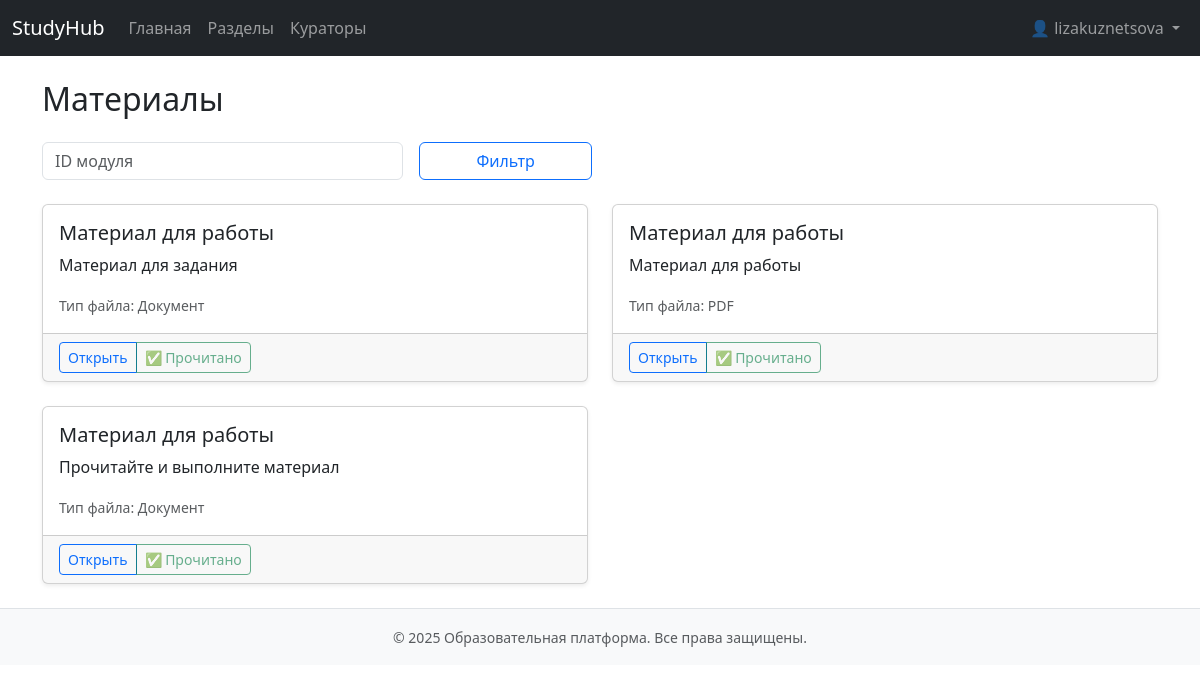
The app's page /materials/ (signed in) with its own data.
### app/models.py (models this page shows, shortened)
class Users(AbstractBaseUser, PermissionsMixin):
    first_name = models.CharField(max_length=100, verbose_name="Имя", blank=True)
    last_name = models.CharField(max_length=100, verbose_name="Фамилия", blank=True)
    middle_name = models.CharField(max_length=100, verbose_name="Отчество", blank=True)
    username = models.CharField(max_length=150, unique=True)
    password = models.CharField(max_length=255)
    is_active = models.BooleanField(default=True)
    is_staff = models.BooleanField(default=False)
    is_superuser = models.BooleanField(default=False)
    last_login = models.DateTimeField(null=True, blank=True)
    date_joined = models.DateTimeField(auto_now_add=True)
    createdat = models.DateTimeField(auto_now_add=True)
    groups = models.ManyToManyField(Group, related_name='customuser_set', blank=True)
    user_permissions = models.ManyToManyField(Permission, related_name='customuser_permissions', blank=True)
    favorites = models.ManyToManyField('Program', related_name='favorited_by', blank=True)
    USERNAME_FIELD = 'username'
    objects = UserManager()
    class Meta:
        db_table = 'users'

class Material(models.Model):
    module = models.ForeignKey(Module, on_delete=models.CASCADE, related_name='materials')
    title = models.CharField(max_length=200)
    file = models.FileField(upload_to='materials/')
    description = models.TextField()
    file_type = models.CharField(
        max_length=20,
        choices=[('pdf', 'PDF'), ('video', 'Видео'), ('doc', 'Документ'), ('other', 'Другое')],
        default='pdf'
    )

### app/views.py (the view, shortened to what this page needs)
# urls.py: path('materials/', views.materials, name='materials'),
@login_required
def materials(request):
    user = request.user
    module_id = request.GET.get('module')
    queryset = Material.objects.all()
    is_curator_flag = is_curator(user)
    is_admin_flag = is_admin(user)
    is_participant_flag = is_participant(user)
    if module_id:
        queryset = queryset.filter(module_id=module_id)
    viewed_ids = set(MaterialProgress.objects.filter(user=user).values_list('material_id', flat=True))
    return render(request, 'materials.html', {
        'materials': queryset,
        'viewed_ids': viewed_ids,
        'is_curator': is_curator_flag,
        'is_admin': is_admin_flag,
        'is_participant': is_participant_flag,
    })

### app/context_processors.py (called while the page is built)
def user_roles(request):
    if not request.user.is_authenticated:
        return {
            'is_admin': False,
            'is_curator': False,
            'is_user': False,
        }
    is_admin_user = request.user.is_superuser or request.user.groups.filter(name='Администратор').exists()
    is_curator_user = False
    is_participant_user = False
    if not is_admin_user:
        is_curator_user = request.user.groups.filter(name='Куратор').exists()
        if not is_curator_user:
            is_participant_user = request.user.groups.filter(name='Пользователь').exists()
    return {
        'is_admin': is_admin_user,
        'is_curator': is_curator_user,
        'is_user': is_participant_user,
    }

### app/views.py (called while the page is built)
def in_group(user, name): return user.groups.filter(name=name).exists()

def is_participant(user): return in_group(user, 'Пользователь')

def is_curator(user): return in_group(user, 'Куратор')

def is_admin(user): return user.is_superuser or in_group(user, 'Администратор')

### app/templates/materials.html (shortened to what this page needs)
{% extends 'base.html' %}
{% block content %}
<h2 class="mb-4">Материалы</h2>
<form method="get" class="mb-4 row g-3">
  <div class="col-md-4">
    <input type="number" name="module" placeholder="ID модуля" class="form-control" value="{{ request.GET.module }}">
  </div>
  <div class="col-md-2">
    <button type="submit" class="btn btn-outline-primary w-100">Фильтр</button>
  </div>
</form>
{% if materials %}
  <div class="row row-cols-1 row-cols-md-2 g-4">
    {% for material in materials %}
      <div class="col">
        <div class="card h-100 shadow-sm">
          <div class="card-body">
            <h5 class="card-title">{{ material.title }}</h5>
            <p class="card-text">{{ material.description|truncatewords:25 }}</p>
            <p class="card-text">
              <small class="text-muted">Тип файла: {{ material.get_file_type_display }}</small>
            </p>
          </div>
          <div class="card-footer d-flex justify-content-between align-items-center flex-wrap gap-2">
            <div class="btn-group btn-group-sm">
              <a href="{% url 'material_detail' material.id %}" class="btn btn-outline-primary">Открыть</a>
              {% if is_curator %}
                <a href="{% url 'material_edit' material.id %}" class="btn btn-outline-secondary">Редактировать</a>
                <a href="{% url 'material_delete' material.id %}" class="btn btn-outline-danger"
                   onclick="return confirm('Удалить материал?')">Удалить</a>
              {% else %}
                {% if material.id in viewed_ids %}
                  <span class="btn btn-outline-success disabled">✅ Прочитано</span>
                {% else %}
                  <a href="{% url 'mark_material_viewed' material.id %}" class="btn btn-outline-success">Прочитано</a>
                {% endif %}
              {% endif %}
            </div>
          </div>
        </div>
      </div>
    {% endfor %}
  </div>
{% else %}
  <p class="text-muted">Материалы не найдены.</p>
{% endif %}
{% endblock %}

### app/templates/header.html (shortened to what this page needs)
<nav class="navbar navbar-expand-lg navbar-dark bg-dark">
    <div class="container-fluid">
      <a class="navbar-brand" href="{% url 'index' %}">StudyHub</a>
      <div class="collapse navbar-collapse" id="navbarNav">
        <ul class="navbar-nav me-auto">
          {% if user.is_authenticated %}
            <li class="nav-item"><a class="nav-link" href="{% url 'index' %}">Главная</a></li>
            <li class="nav-item"><a class="nav-link" href="{% url 'sections' %}">Разделы</a></li>
            <li class="nav-item"><a class="nav-link" href="{% url 'curators' %}">Кураторы</a></li>
          {% endif %}
        </ul>
        <ul class="navbar-nav">
          {% if user.is_authenticated %}
            <li class="nav-item dropdown">
              <a class="nav-link dropdown-toggle" href="#" id="profileDropdown" role="button" data-bs-toggle="dropdown" aria-expanded="false">
                👤 {{ user.get_full_name|default:user.username }}
              </a>
            </li>
          {% else %}
            <li class="nav-item"><a class="nav-link" href="{% url 'login' %}">Войти</a></li>
            <li class="nav-item"><a class="nav-link" href="{% url 'register' %}">Регистрация</a></li>
          {% endif %}
        </ul>
      </div>
    </div>
  </nav>

### records on screen
Users: get_full_name "lizakuznetsova"
Material: title "Материал для работы", description "Материал для задания", file_type "Документ", shows "✅ Прочитано"
Material: title "Материал для работы", description "Материал для работы", file_type "PDF", shows "✅ Прочитано"
Material: title "Материал для работы", description "Прочитайте и выполните материал", file_type "Документ", shows "✅ Прочитано"

### other values on screen
{{ year|default:2025 }} "2025"
